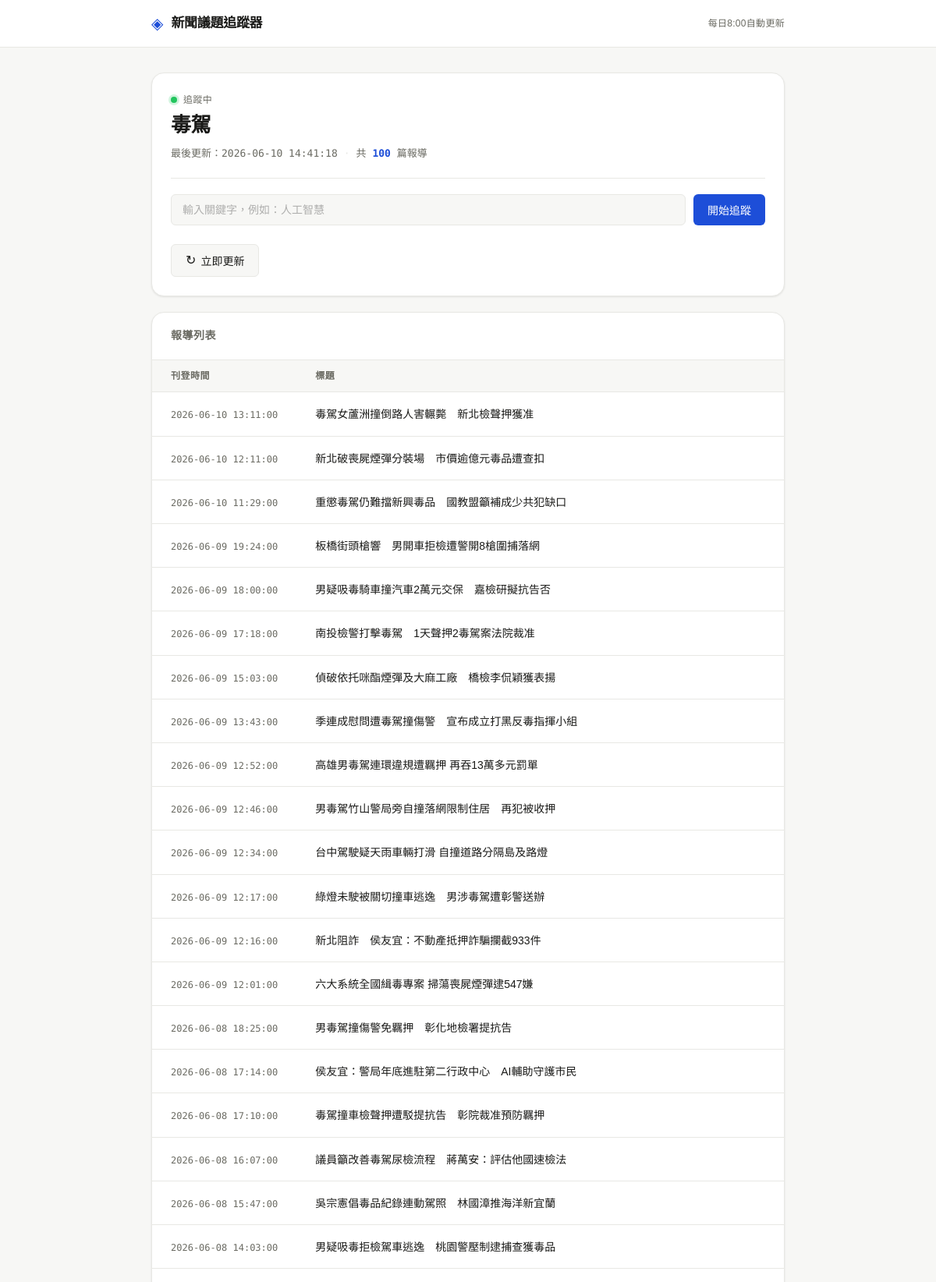
The page / (upper part) on the database its author committed.
### tables this page shows
CREATE TABLE topics
             (id INTEGER PRIMARY KEY AUTOINCREMENT,
                keyword TEXT NOT NULL,created_at DATETIME,
                last_scraped_at DATETIME);

CREATE TABLE articles
             (id INTEGER PRIMARY KEY AUTOINCREMENT,
                topic_id INTEGER NOT NULL,
                title TEXT NOT NULL,
                url TEXT UNIQUE NOT NULL,
                published_at DATETIME,
                scraped_at DATETIME);

### app.py (the view)
@app.route('/')
def index():
    topic = get_current_topic()
    articles = get_articles(topic["id"]) if topic else []
    return render_template("index.html", topic=topic, articles=articles)

### database.py (called while the page is built)
def get_db_connection():
    try:
        conn = sqlite3.connect(DB_PATH)
        conn.row_factory = sqlite3.Row
        print("成功連接到資料庫！")
        return conn
    except sqlite3.Error as e:
        print(f"連接資料庫時發生錯誤: {e}")
        return None

def get_current_topic():
    conn = get_db_connection()
    if not conn:
        return None
    c = conn.cursor()
    c.execute('''SELECT * FROM topics ORDER BY id DESC LIMIT 1''')
    current_topic = c.fetchone()
    conn.close()
    return current_topic

def get_articles(topic_id):
    conn = get_db_connection()
    if not conn:
        return None
    c = conn.cursor()
    c.execute('''SELECT * FROM articles WHERE topic_id = ? ORDER BY published_at DESC''', (topic_id,))
    articles = c.fetchall()
    conn.close()
    return articles

### templates/index.html (shortened to what this page needs)
{% extends 'base.html' %}
{% block content %}
<div class="control-panel">
    <section class="topic-status">
        {% if topic %}
        <div class="status-active">
            <span class="status-dot"></span>
            <span class="status-label">追蹤中</span>
        </div>
        <div class="status-keyword">{{ topic['keyword'] }}</div>
        <div class="status-meta">
            <span>最後更新：{{ topic['last_scraped_at'] or '尚未更新' }}</span>
            <span class="meta-divider">·</span>
            <span>共 <strong>{{ articles|length }}</strong> 篇報導</span>
        </div>
        {% else %}
        <div class="status-empty">
            <span class="status-dot inactive"></span>
            <span class="status-label">尚未設定追蹤議題</span>
        </div>
        {% endif %}
    </section>
    <section class="topic-form">
        <form action="/set_topic" method="POST">
            <div class="form-row">
                <input
                    type="text"
                    name="keyword"
                    placeholder="輸入關鍵字，例如：人工智慧"
                    required
                >
                <button
                    type="submit"
                    class="btn btn-primary"
                    onclick="return confirm('換題將清除現有報導，確定繼續？')"
                >
                    開始追蹤
                </button>
            </div>
        </form>
    </section>
    {% if topic %}
    <section class="refresh-section">
        <button id="refreshBtn" class="btn btn-secondary" onclick="refreshNow()">
            <span class="btn-icon">↻</span> 立即更新
        </button>
    </section>
    {% endif %}
</div>
<section class="article-list">
    <div class="list-header">
        <h2>報導列表</h2>
    </div>
    {% if articles %}
    <table>
        <thead>
            <tr>
                <th class="col-date">刊登時間</th>
                <th class="col-title">標題</th>
            </tr>
        </thead>
        <tbody>
            {% for article in articles %}
            <tr>
                <td class="col-date">
                    <span class="date-text">{{ article['published_at'] }}</span>
                </td>
                <td class="col-title">
                    <a href="{{ article['url'] }}" target="_blank">
                        {{ article['title'] }}
                    </a>
                </td>
            </tr>
            {% endfor %}
        </tbody>
    </table>
    {% else %}
    <div class="empty-state">
        <p class="empty-icon">📭</p>
        <p>目前沒有報導，請先設定追蹤議題。</p>
    </div>
    {% endif %}
</section>
{% endblock %}

### templates/base.html (shortened to what this page needs)
<!DOCTYPE html>
<html lang="zh-Hant">
<head>
    <link rel="stylesheet" type="text/css" href="{{ url_for('static', filename='style.css') }}">
</head>
<body>
    <header>
        <div class="header-inner">
            <div class="header-logo">
                <span class="header-icon">◈</span>
                <h1>新聞議題追蹤器</h1>
            </div>
            <span class="header-sub">每日8:00自動更新</span>
        </div>
    </header>
    <main>
        {% block content %}{% endblock %}
    </main>
</body>
</html>

### rows shown on the page
topics: keyword "毒駕", last_scraped_at "2026-06-10 14:41:18"
articles: published_at "2026-06-10 13:11:00", title "毒駕女蘆洲撞倒路人害輾斃 新北檢聲押獲准"
articles: published_at "2026-06-10 12:11:00", title "新北破喪屍煙彈分裝場 市價逾億元毒品遭查扣"
articles: published_at "2026-06-10 11:29:00", title "重懲毒駕仍難擋新興毒品 國教盟籲補成少共犯缺口"
articles: published_at "2026-06-09 19:24:00", title "板橋街頭槍響 男開車拒檢遭警開8槍圍捕落網"
articles: published_at "2026-06-09 18:00:00", title "男疑吸毒騎車撞汽車2萬元交保 嘉檢研擬抗告否"
articles: published_at "2026-06-09 17:18:00", title "南投檢警打擊毒駕 1天聲押2毒駕案法院裁准"
articles: published_at "2026-06-09 15:03:00", title "偵破依托咪酯煙彈及大麻工廠 橋檢李侃穎獲表揚"
articles: published_at "2026-06-09 13:43:00", title "季連成慰問遭毒駕撞傷警 宣布成立打黑反毒指揮小組"
articles: published_at "2026-06-09 12:52:00", title "高雄男毒駕連環違規遭羈押 再吞13萬多元罰單"
articles: published_at "2026-06-09 12:46:00", title "男毒駕竹山警局旁自撞落網限制住居 再犯被收押"
articles: published_at "2026-06-09 12:34:00", title "台中駕駛疑天雨車輛打滑 自撞道路分隔島及路燈"
articles: published_at "2026-06-09 12:17:00", title "綠燈未駛被關切撞車逃逸 男涉毒駕遭彰警送辦"
articles: published_at "2026-06-09 12:16:00", title "新北阻詐 侯友宜：不動產抵押詐騙攔截933件"
articles: published_at "2026-06-09 12:01:00", title "六大系統全國緝毒專案 掃蕩喪屍煙彈逮547嫌"
articles: published_at "2026-06-08 18:25:00", title "男毒駕撞傷警免羈押 彰化地檢署提抗告"
articles: published_at "2026-06-08 17:14:00", title "侯友宜：警局年底進駐第二行政中心 AI輔助守護市民"
articles: published_at "2026-06-08 17:10:00", title "毒駕撞車檢聲押遭駁提抗告 彰院裁准預防羈押"
articles: published_at "2026-06-08 16:07:00", title "議員籲改善毒駕尿檢流程 蔣萬安：評估他國速檢法"
articles: published_at "2026-06-08 15:47:00", title "吳宗憲倡毒品紀錄連動駕照 林國漳推海洋新宜蘭"
articles: published_at "2026-06-08 14:03:00", title "男疑吸毒拒檢駕車逃逸 桃園警壓制逮捕查獲毒品"

### other values the page prints
{{ articles|length }} "100"
